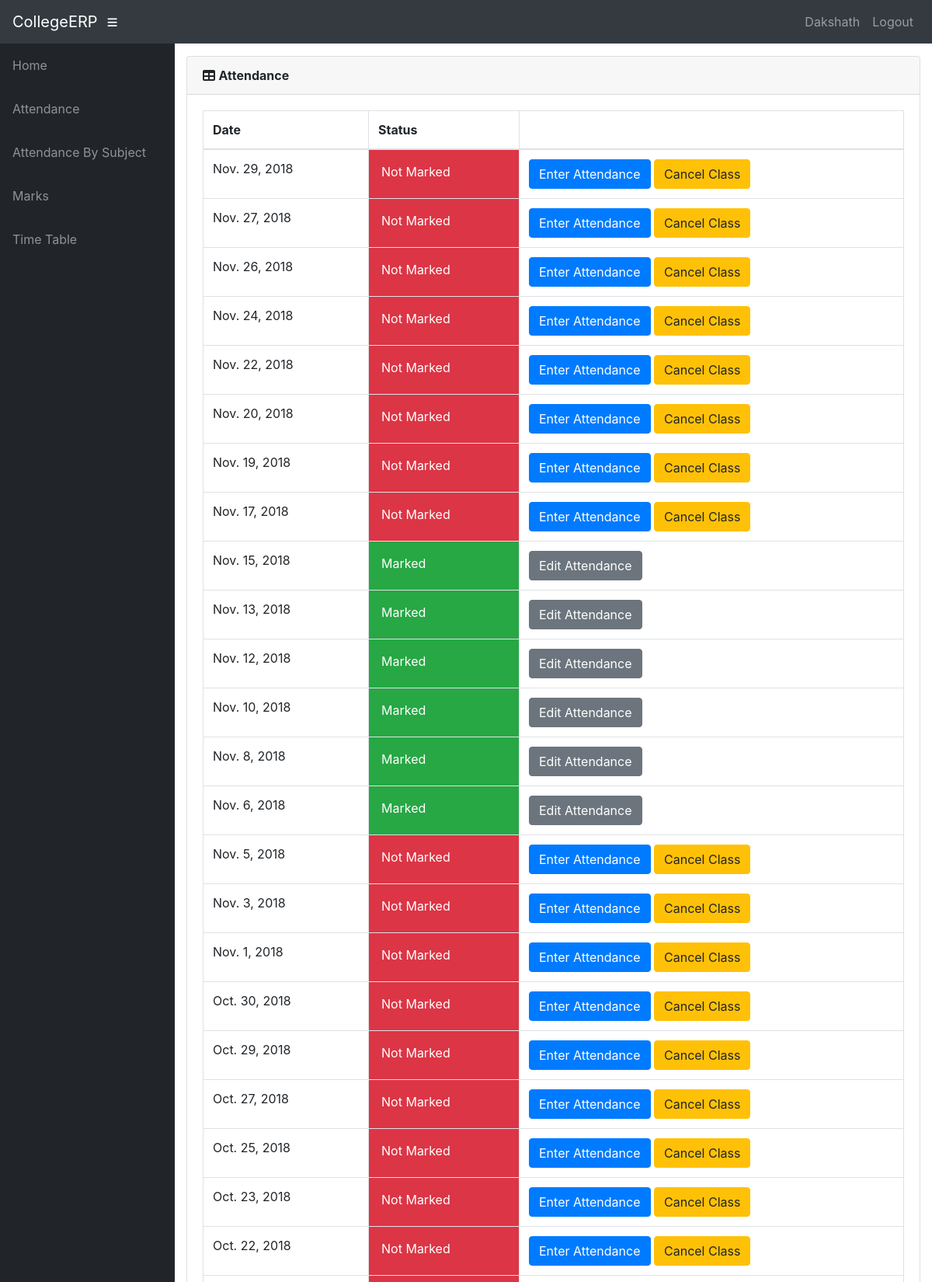
Page /teacher/4/ClassDates/ (signed in, upper part) on the committed database.
### info/models.py (models this page shows, shortened)
class User(AbstractUser):
    @property
    def is_student(self):
        if hasattr(self, 'student'):
            return True
        return False

class Student(models.Model):
    user = models.OneToOneField(User, on_delete=models.CASCADE, null=True)
    class_id = models.ForeignKey(Class, on_delete=models.CASCADE, default=1)
    USN = models.CharField(primary_key='True', max_length=100)
    name = models.CharField(max_length=200)
    sex = models.CharField(max_length=50, choices=sex_choice, default='Male')
    DOB = models.DateField(default='1998-01-01')

class AttendanceClass(models.Model):
    assign = models.ForeignKey(Assign, on_delete=models.CASCADE)
    date = models.DateField()
    status = models.IntegerField(default=0)

### info/views.py (the view)
# urls.py: path('teacher/<int:assign_id>/ClassDates/', views.t_class_date, name='t_class_date'),
@login_required()
def t_class_date(request, assign_id):
    now = timezone.now()
    ass = get_object_or_404(Assign, id=assign_id)
    att_list = ass.attendanceclass_set.filter(date__lte=now).order_by('-date')
    return render(request, 'info/t_class_date.html', {'att_list': att_list})

### info/templates/info/t_class_date.html
{% extends 'info/base.html' %}
{% block content %}
    <div class="card mb-3">
        <div class="card-header">
              <i class="fas fa-table"></i>
            <b>Attendance</b></div>
            <div class="card-body">
              <div class="table-responsive">
                <table class="table table-bordered" id="dataTable" width="100%" cellspacing="0">
                  <thead>
                    <tr>
                        <th>Date</th>
                        <th>Status</th>
                        <th></th>
                    </tr>
                  </thead>
                  <tbody>
                    {% for a in att_list %}
                    <tr>
                        <td>{{ a.date }}</td>
                        {% if a.status == 0 %}
                            <td class="p-3 mb-2 bg-danger text-white">Not Marked</td>
                            <td>
                                <a class="btn btn-primary" href="{% url 't_attendance' a.id %}" role="button">Enter Attendance</a>
                                <a class="btn btn-warning" href="{% url 'cancel_class' a.id %}">Cancel Class</>
                            </td>
                        {% elif a.status == 1 %}
                            <td class="p-3 mb-2 bg-success text-white">Marked</td>
                            <td><a class="btn btn-secondary" href="{% url 'edit_att' a.id %}" role="button">Edit Attendance</a> </td>
                        {% else %}
                            <td class="p-3 mb-2 bg-warning text-white">Cancelled</td>
                            <td><a class="btn btn-primary" href="{% url 't_attendance' a.id %}" role="button">Enter Attendance</a></td>
                        {% endif %}
                    </tr>
                    {% empty %}
                            <p>student has no courses</p>
                    {% endfor %}
                  </tbody>
                </table>
              </div>
        </div>
    </div>
{% endblock %}

### info/templates/info/base.html (shortened to what this page needs)
<!DOCTYPE html>
<html lang="en">
  <head>
      {% load static %}
    <link href="{% static '/info/bootstrap/vendor/bootstrap/css/bootstrap.min.css' %}" rel="stylesheet">
    <link href="{% static '/info/bootstrap/vendor/fontawesome-free/css/all.min.css' %}" rel="stylesheet" type="text/css">
    <link href="{% static '/info/bootstrap/vendor/datatables/dataTables.bootstrap4.css' %}" rel="stylesheet">
    <link href="{% static '/info/bootstrap/css/sb-admin.css' %}" rel="stylesheet">
  </head>
  <body id="page-top">
    <nav class="navbar navbar-expand navbar-dark bg-dark static-top">
      <a class="navbar-brand mr-1" href="{% url 'index' %}">CollegeERP</a>
      <button class="btn btn-link btn-sm text-white order-1 order-sm-0" id="sidebarToggle" href="#">
        <i class="fas fa-bars"></i>
      </button>
        <div class="collapse navbar-collapse" id="navbarResponsive">
          <ul class="navbar-nav ml-auto">
            <li class="nav-item">
                {% if request.user.is_student %}
                    <a class="nav-link text-capitalize">{{ request.user.student.name }}</a>
                {% elif request.user.is_teacher %}
                    <a class="nav-link text-capitalize">{{ request.user.teacher.name }}</a>
                {% endif %}
            </li>
            <li class="nav-item">
                <a class="nav-link" href="#" data-toggle="modal" data-target="#logoutModal">Logout</a>
            </li>
          </ul>
        </div>
    </nav>
    <div id="wrapper">
      <ul class="sidebar navbar-nav">
            <li class="nav-item">
              <a class="nav-link" href="{% url 'index' %}">
                <span>Home</span>
              </a>
            </li>
        {% if request.user.is_student %}
            <li class="nav-item">
              <a class="nav-link" href="{% url 'attendance' request.user.student.USN %}">
                <span>Attendance</span>
              </a>
            </li>
            <li class="nav-item">
              <a class="nav-link" href="{% url 'attendance' request.user.student.USN %}">
                <span>Attendance By Subject</span>
              </a>
            </li>
            <li class="nav-item">
              <a class="nav-link" href="{% url 'marks_list' request.user.student.USN %}">
                <span>Marks</span>
              </a>
            </li>
              <li class="nav-item">
              <a class="nav-link" href="{% url 'timetable' request.user.student.class_id_id %}">
                <span>Time Table</span>
              </a>
            </li>
        {% endif %}
      </ul>
      <div id="content-wrapper">
        <div class="container-fluid">
            {% block content %}
            {% endblock %}
        </div>
      </div>
    </div>
  </body>
</html>

### rows in the picture
User: user.student.name "Dakshath"
AttendanceClass: date "Nov. 29, 2018", status "Not Marked"
AttendanceClass: date "Nov. 27, 2018", status "Not Marked"
AttendanceClass: date "Nov. 26, 2018", status "Not Marked"
AttendanceClass: date "Nov. 24, 2018", status "Not Marked"
AttendanceClass: date "Nov. 22, 2018", status "Not Marked"
AttendanceClass: date "Nov. 20, 2018", status "Not Marked"
AttendanceClass: date "Nov. 19, 2018", status "Not Marked"
AttendanceClass: date "Nov. 17, 2018", status "Not Marked"
AttendanceClass: date "Nov. 15, 2018", status "Marked"
AttendanceClass: date "Nov. 13, 2018", status "Marked"
AttendanceClass: date "Nov. 12, 2018", status "Marked"
AttendanceClass: date "Nov. 10, 2018", status "Marked"
AttendanceClass: date "Nov. 8, 2018", status "Marked"
AttendanceClass: date "Nov. 6, 2018", status "Marked"
AttendanceClass: date "Nov. 5, 2018", status "Not Marked"
AttendanceClass: date "Nov. 3, 2018", status "Not Marked"
AttendanceClass: date "Nov. 1, 2018", status "Not Marked"
AttendanceClass: date "Oct. 30, 2018", status "Not Marked"
AttendanceClass: date "Oct. 29, 2018", status "Not Marked"
AttendanceClass: date "Oct. 27, 2018", status "Not Marked"
AttendanceClass: date "Oct. 25, 2018", status "Not Marked"
AttendanceClass: date "Oct. 23, 2018", status "Not Marked"
AttendanceClass: date "Oct. 22, 2018", status "Not Marked"
